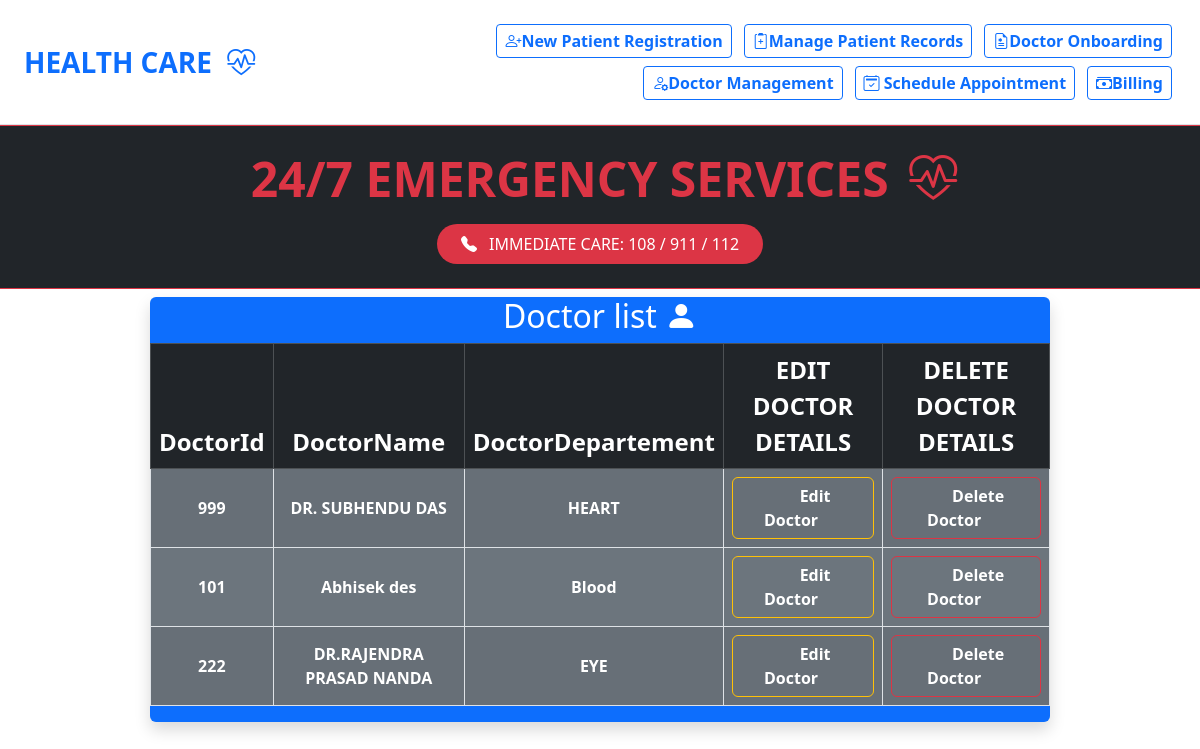
Screenshot of /viewdoctor/ with the database file from the repository.
### app1/models.py (models this page shows, shortened)
class Doctor(models.Model):
    DoctorId=models.CharField(max_length=3,primary_key=True)
    DoctorName=models.CharField(max_length=50)
    DoctorDepartement=models.CharField(max_length=13)
    class Meta:
        db_table='doctor'

### app1/views.py (the view)
# urls.py: path('viewdoctor/',viewdoctor,name='viewdoctor'),
def viewdoctor(request):
    doc = Doctor.objects.all()
    return render(request, 'view_doctor.html', context={'doc': doc})

### templates/view_doctor.html
{% extends 'home.html' %}
{% block content %}
<div class="mt-2 d-flex justify-content-center align-items-center">
   <div class="table-responsive shadow rounded w-75 bg-primary">
        <h2 class="text-center text-white">Doctor list <span class="bi bi-person-fill"></span></h2>
     <table class="table table-hover table-bordered table-striped align-middle text-center">
         <thead class="table-dark">
             <tr>
                <th scope="col" class="fs-4">DoctorId</th>
                <th scope="col" class="fs-4">DoctorName</th>
                <th scope="col" class="fs-4">DoctorDepartement</th>
                <th scope="col" class="fs-4">EDIT DOCTOR DETAILS</th>
                <th scope="col" class="fs-4">DELETE DOCTOR DETAILS</th>
             </tr>
         </thead>
         <tbody>
            {% for row in doc %}
               <tr>
                   <td class="fw-bold bg-secondary text-white" >{{row.DoctorId}}</td>
                   <td class="fw-bold bg-secondary text-white">{{row.DoctorName}}</td>
                   <td class="fw-bold bg-secondary text-white">{{row.DoctorDepartement}}</td>
                   <td class="fw-bold bg-secondary " ><button class="btn btn-outline-warning w-100 btn-outline-success "><a class="text-decoration-none p-4 text-white fw-bold fs-6" href="{% url 'editdoctor' row.DoctorId %}">Edit Doctor</a></button></td>
                   <td class="fw-bold bg-secondary " ><button class="btn btn-outline-danger w-100 btn-outline-primary"><a class="text-decoration-none p-4 text-white fw-bold fs-6" href="{% url 'deletedoctor' row.DoctorId %}">Delete Doctor</a></button></td>
               </tr>
            {%endfor%}
         </tbody>
     </table>
   </div>
</div>
{% endblock %}

### static/css/css1.css (style rules this page uses)
* { margin: 0; padding: 0; box-sizing: border-box; }

### rows the page displays
Doctor: DoctorId "999", DoctorName "DR. SUBHENDU DAS", DoctorDepartement "HEART"
Doctor: DoctorId "101", DoctorName "Abhisek des", DoctorDepartement "Blood"
Doctor: DoctorId "222", DoctorName "DR.RAJENDRA PRASAD NANDA", DoctorDepartement "EYE"
